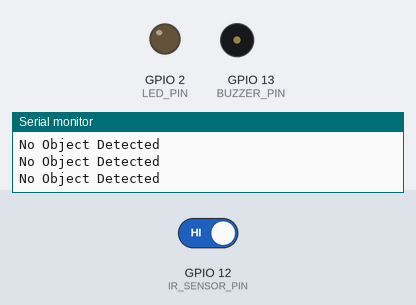
The sketch below on a simulated ESP32. Shown: output pins drawn as LEDs (lit = HIGH), buzzer (waves = sounding, pin HIGH), the last lines printed to the serial monitor. The test bench sets the inputs (shaded band); at power-on: GPIO 12 (IR_SENSOR_PIN) HIGH.

Above: at 1.8 s.
1.9 s: GPIO 12 (IR_SENSOR_PIN) driven LOW
At 2.4 s:
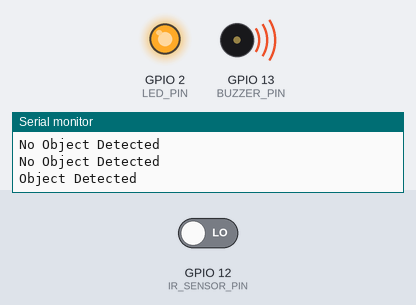
4.9 s: GPIO 12 (IR_SENSOR_PIN) driven HIGH
At 6.1 s:
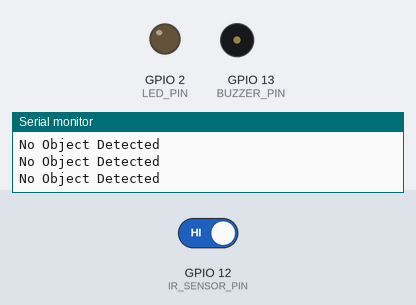
Timing chart, 0 to 7.9 s (numbered marks = the images above; inputs shaded):
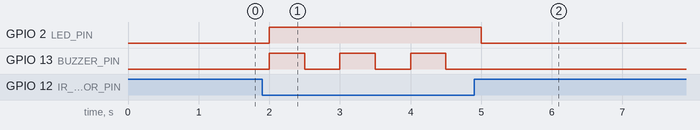

Measured:
- after the input at 1.9 s, GPIO 2 (LED_PIN): LOW → HIGH after 0.10 s; GPIO 13 (BUZZER_PIN): alternates HIGH for 0.50 s and LOW for 0.50 s, starting after 0.10 s
- after the input at 4.9 s, GPIO 2 (LED_PIN): HIGH → LOW after 0.10 s; GPIO 13 (BUZZER_PIN): stops changing and stays LOW

The sketch:

Practica2.ino
```cpp
// Practica  – 2: IR Sensor Object Detection usaando ESP32 Dev Kit

#define IR_SENSOR_PIN 12	// IR sensor output pin connected to GPIO12
#define BUZZER_PIN 13		// Buzzer connected to GPIO13
#define LED_PIN 2			// Onboard LED of ESP32 (GPIO2)
void setup()
{
	pinMode(IR_SENSOR_PIN, INPUT_PULLUP);
	pinMode(BUZZER_PIN, OUTPUT);
	pinMode(LED_PIN, OUTPUT);
	digitalWrite(BUZZER_PIN, LOW);
	digitalWrite(LED_PIN, LOW);
	Serial.begin(115200); // Start Serial Monitor at 115200 baud
}
void loop()
{
int sensorState = digitalRead(IR_SENSOR_PIN);	//Read sensor state
	if (sensorState == LOW)					//If object is detected
	{
	Serial.println("Object Detected");
	digitalWrite(LED_PIN, HIGH);			//Turn on onboard LED
	digitalWrite(BUZZER_PIN, HIGH);		//Turn on buzzer
	delay(500);						//Keep buzzer ON for 500ms
	digitalWrite(BUZZER_PIN, LOW);		//Turn off buzzer
	}
	else
	{
	Serial.println("No Object Detected");
	digitalWrite(LED_PIN, LOW);			//Turn off onboard LED
	}
	delay(500);	//Small delay to stabilize readings and avoid serial flooding
}
```
